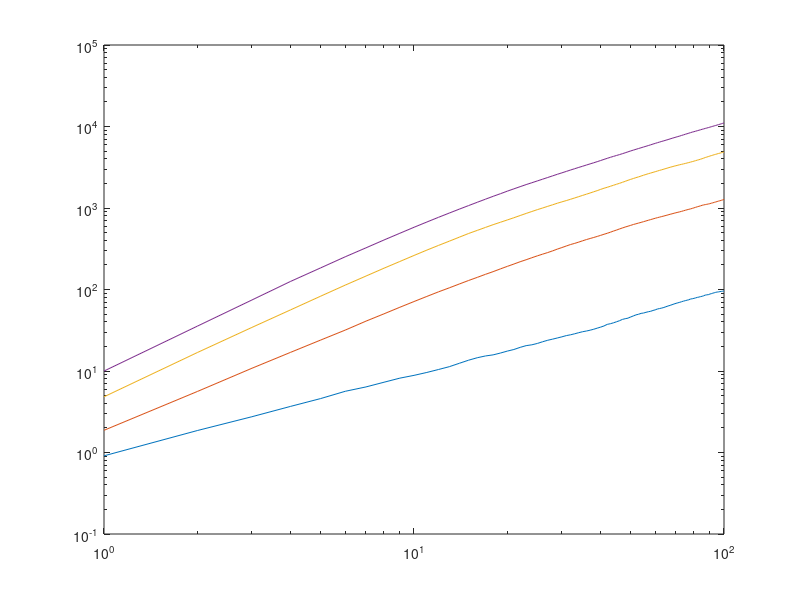

This chart was generated by the following MATLAB code:

timeSteps = 100;
runs = 1000;
nrOfParticles = 4;

data = load('MSDdata.mat');
particleData = data.particleData;
for p = 1:nrOfParticles
    tot = 0;
    avr = [];
    pData = particleData(p,:,:);
    pData = reshape(pData,[runs,timeSteps]);
    for i = 1:timeSteps
        tot = sum(pData(:,i));
        avr(i) = tot./runs;
    end
    loglog([1:timeSteps], avr);
    hold on
end

